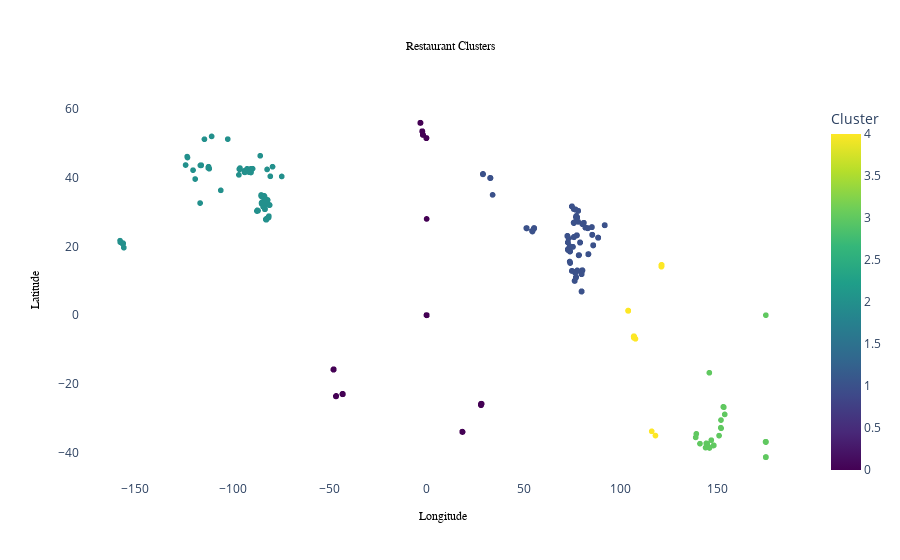

Write notebook code for a chart like this one.
### Code cell
rest_cluster_plot = px.scatter(
    df,
    x='Longitude',
    y='Latitude',
    color='cluster',                # Categorical or numeric clustering
    color_continuous_scale='viridis',  # Matches matplotlib's cmap
    title='Restaurant Clusters',
    labels={
        'Longitude': 'Longitude',
        'Latitude': 'Latitude',
        'cluster': 'Cluster'
    }
)

# Optional: Tweak layout if needed
rest_cluster_plot.update_layout(
    coloraxis_colorbar=dict(title='Cluster'),
    plot_bgcolor='white',
    paper_bgcolor='white',
    title_font=dict(size=12, color='black', family='Arial Black'),
    title_x=0.5,
    title_xanchor='center',
    xaxis_title_font=dict(size=12, color='black', family='Verdana'),
    yaxis_title_font=dict(size=12, color='black', family='Verdana')
)
rest_cluster_plot.show()

### Figure 1 — Plotly figure (JSON) as saved in the notebook; plotly's stock layout.template omitted (floating-point values rounded to 4 significant figures; data arrays with more than 128 entries replaced by an {"elided": "..."} marker saying what was removed)
{"data": [{"hovertemplate": "Longitude=%{x}<br>Latitude=%{y}<br>Cluster=%{marker.color}<extra></extra>", "legendgroup": "", "marker": {"color": {"elided": "9542 int values"}, "coloraxis": "coloraxis", "symbol": "circle"}, "mode": "markers", "name": "", "showlegend": false, "type": "scattergl", "x": {"elided": "9542 float values"}, "xaxis": "x", "y": {"elided": "9542 float values"}, "yaxis": "y"}], "layout": {"coloraxis": {"colorbar": {"title": {"text": "Cluster"}}, "colorscale": [[0, "#440154"], [0.1111, "#482878"], [0.2222, "#3e4989"], [0.3333, "#31688e"], [0.4444, "#26828e"], [0.5556, "#1f9e89"], [0.6667, "#35b779"], [0.7778, "#6ece58"], [0.8889, "#b5de2b"], [1, "#fde725"]]}, "legend": {"tracegroupgap": 0}, "paper_bgcolor": "white", "plot_bgcolor": "white", "title": {"font": {"color": "black", "family": "Arial Black", "size": 12}, "text": "Restaurant Clusters", "x": 0.5, "xanchor": "center"}, "xaxis": {"anchor": "y", "domain": [0, 1], "title": {"font": {"color": "black", "family": "Verdana", "size": 12}, "text": "Longitude"}}, "yaxis": {"anchor": "x", "domain": [0, 1], "title": {"font": {"color": "black", "family": "Verdana", "size": 12}, "text": "Latitude"}}}}
